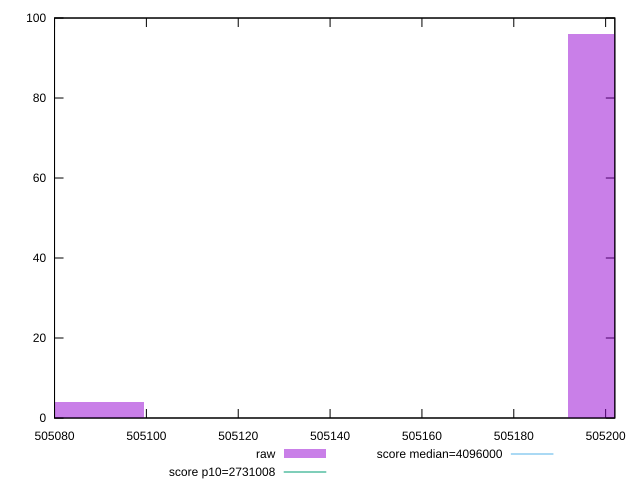

Generate this figure with gnuplot:
reset

$raw <<EOF
505207.24880655704 96
505084.05757300265 4
EOF

set key outside below
set boxwidth 30.797808388597723
set xrange [505080:505202]
set yrange [0:100]
set trange [0:100]
set style fill transparent solid 0.5 noborder

set parametric
set terminal svg size 640, 490 enhanced background rgb 'white'
set output "report_00025_2021-02-22T21:38:55.199Z/total-byte-weight/samples/pages+cached+noadtech+nomedia/raw/histogram.svg"

plot $raw title "raw" with boxes, \
     2731008,t title "score p10=2731008", \
     4096000,t title "score median=4096000"

reset
